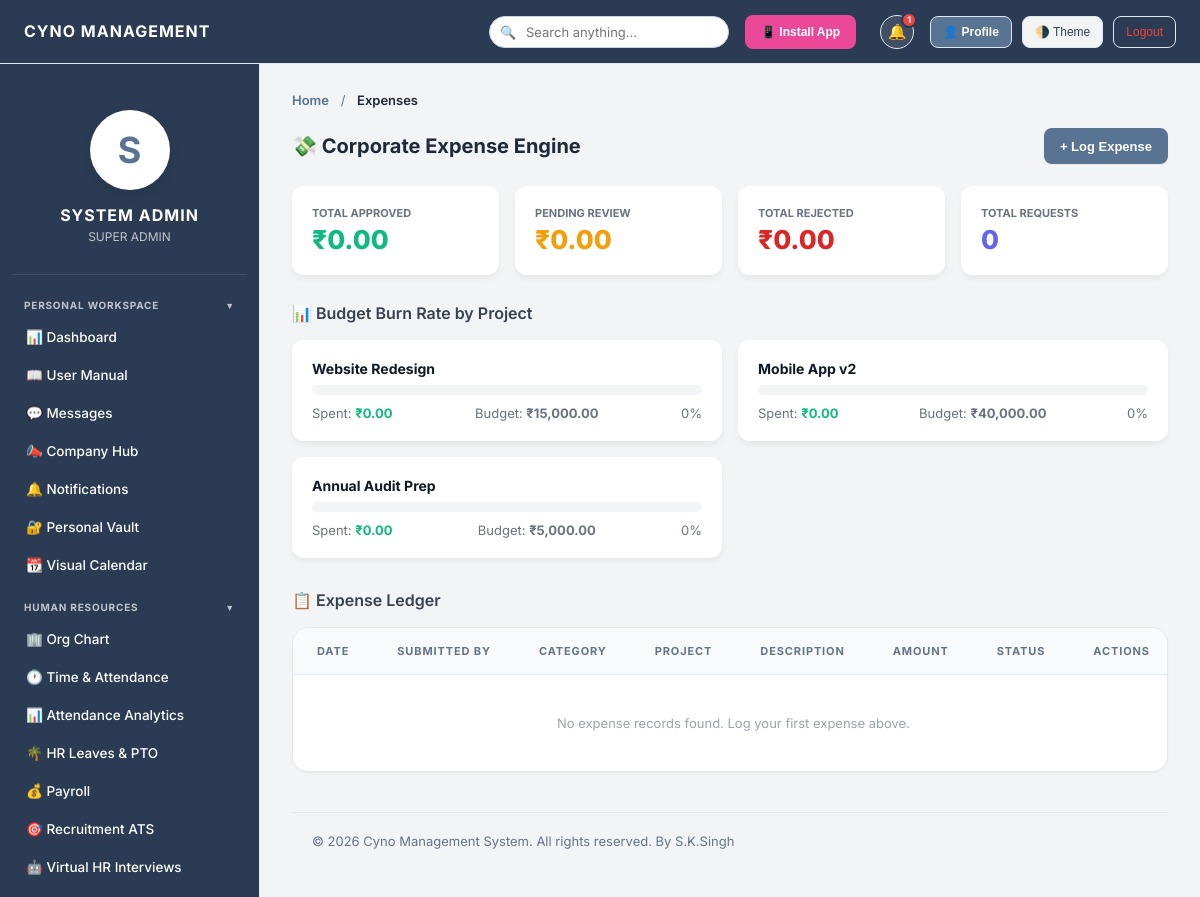
The page /expenses.php (signed in) on the database its author committed.
### tables this page shows
CREATE TABLE projects (
        id INTEGER PRIMARY KEY AUTOINCREMENT,
        name TEXT NOT NULL,
        client TEXT,
        budget REAL DEFAULT 0,
        deadline DATE,
        status TEXT DEFAULT 'Planning',
        created_by TEXT,
        created_at DATETIME DEFAULT CURRENT_TIMESTAMP
    , client_id TEXT DEFAULT NULL, branch_id TEXT DEFAULT 'Global HQ', ai_forecast TEXT DEFAULT NULL);

### includes/db.php (called while the page is built, shortened)
<?php
function getEnvVar($key) {
    return getenv($key) ?: ($_SERVER[$key] ?? $_ENV[$key] ?? '');
}
$db_url = getEnvVar('DATABASE_URL');
$db_host = getEnvVar('DB_HOST');
$use_mysql = false;
$mysql_dsn = '';
$mysql_user = '';
$mysql_pass = '';
if (!empty($db_url) && str_starts_with($db_url, 'mysql://')) {
    if (preg_match('/^mysql:\/\/([^:]+):(.*)@([^:\/]+)(?::(\d+))?\/(.+)$/', $db_url, $matches)) {
        $mysql_user = urldecode($matches[1]);
        $mysql_pass = urldecode($matches[2]);
        $host       = urldecode($matches[3]);
        $port       = $matches[4] ?: 3306;
        $dbname     = urldecode($matches[5]);
    } else {
        $parsed = parse_url($db_url);
        $host = $parsed['host'] ?? '127.0.0.1';
        $port = $parsed['port'] ?? 3306;
        $dbname = ltrim($parsed['path'] ?? '', '/');
        $mysql_user = $parsed['user'] ?? '';
        $mysql_pass = $parsed['pass'] ?? '';
    }
    if (empty($mysql_pass)) {
        $mysql_pass = getEnvVar('DB_PASSWORD') ?: getEnvVar('DB_PASS') ?: getEnvVar('MYSQL_PASSWORD') ?: getEnvVar('MYSQL_ROOT_PASSWORD') ?: '';
    }
    if (empty($mysql_user)) {
        $mysql_user = getEnvVar('DB_USERNAME') ?: getEnvVar('DB_USER') ?: getEnvVar('MYSQL_USER') ?: 'root';
    }
    if (empty($dbname)) {
        $dbname = getEnvVar('DB_DATABASE') ?: getEnvVar('DB_NAME') ?: getEnvVar('MYSQL_DATABASE') ?: 'cms';
    }
    $mysql_dsn = "mysql:host={$host};port={$port};dbname={$dbname};charset=utf8mb4";
    $use_mysql = true;
} else {
    $db_file = __DIR__ . '/../database.sqlite';
}
try {
    if ($use_mysql) {
        $pdo = new PDO($mysql_dsn, $mysql_user, $mysql_pass);
        $pdo->setAttribute(PDO::ATTR_ERRMODE, PDO::ERRMODE_EXCEPTION);
    } else {
        $pdo = new PDO("sqlite:" . $db_file);
        $pdo->setAttribute(PDO::ATTR_ERRMODE, PDO::ERRMODE_EXCEPTION);
        $pdo->exec("PRAGMA foreign_keys = ON;");
    }
    $pdo->exec("CREATE TABLE IF NOT EXISTS settings (setting_key VARCHAR(255) PRIMARY KEY, setting_value TEXT)");
    $GLOBAL_SETTINGS = [];
    foreach($pdo->query("SELECT * FROM settings") as $r) {
        $GLOBAL_SETTINGS[$r['setting_key']] = $r['setting_value'];
    }
} catch (PDOException $e) {
    http_response_code(500);
    $padding = str_repeat(" ", 512);
    die("<div style='font-family:sans-serif;text-align:center;margin-top:100px;'><h2>⚠️ System Temporarily Unavailable</h2><p>Our database is currently undergoing maintenance or experiencing a connection issue. Please try again in a few minutes.</p></div>\n");
}
function hasPermission($pdo, $permission_key) {
    if (in_array($_SESSION['role'], ['Admin', 'Super Admin']) || $_SESSION['role'] === 'Super Admin') return true;
    return false;
}

### expenses.php (the view, shortened to what this page needs)
<?php
require_once 'includes/db.php';
require_once 'includes/header.php';
require_once 'includes/sidebar.php';
$isAdmin = hasPermission($pdo, 'approve_expenses') || (in_array($_SESSION['role'], ['Admin', 'Super Admin']));
if ($isAdmin) {
    $expenses = $pdo->query("
        SELECT e.*, p.name AS project_name, p.budget AS project_budget
        FROM expenses e
        LEFT JOIN projects p ON e.project_id = p.id
        ORDER BY e.created_at DESC
    ")->fetchAll(PDO::FETCH_ASSOC);
}
$burnSummary = $pdo->query("
    SELECT p.id, p.name, p.budget,
           COALESCE(SUM(CASE WHEN e.status='Approved' THEN e.amount ELSE 0 END), 0) AS approved_spend,
           COALESCE(SUM(CASE WHEN e.status='Pending'  THEN e.amount ELSE 0 END), 0) AS pending_spend,
           COUNT(e.id) AS total_requests
    FROM projects p
    LEFT JOIN expenses e ON e.project_id = p.id
    GROUP BY p.id
")->fetchAll(PDO::FETCH_ASSOC);
$totals = $pdo->query("
    SELECT
        COALESCE(SUM(CASE WHEN status='Approved' THEN amount ELSE 0 END), 0) AS total_approved,
        COALESCE(SUM(CASE WHEN status='Pending'  THEN amount ELSE 0 END), 0) AS total_pending,
        COALESCE(SUM(CASE WHEN status='Rejected' THEN amount ELSE 0 END), 0) AS total_rejected,
        COUNT(*) AS total_count
    FROM expenses
")->fetch(PDO::FETCH_ASSOC);
?>
<div class="content-section active">
    <div class="section-header">
        <h2>💸 Corporate Expense Engine</h2>
        <button class="add-button" onclick="openExpenseModal()">+ Log Expense</button>
    </div>
    <div style="display:grid; grid-template-columns:repeat(auto-fill, minmax(200px,1fr)); gap:16px; margin-bottom:28px;">
        <div style="background:white; border-radius:12px; padding:20px; box-shadow:0 4px 6px rgba(0,0,0,0.05); ">
            <div style="font-size:11px; color:#6b7280; text-transform:uppercase; font-weight:700;">Total Approved</div>
            <div style="font-size:26px; font-weight:800; color:#10b981; margin-top:4px;"><?= ($GLOBAL_SETTINGS['currency'] ?? '₹') ?><?= number_format($totals['total_approved'], 2) ?></div>
        </div>
        <div style="background:white; border-radius:12px; padding:20px; box-shadow:0 4px 6px rgba(0,0,0,0.05); ">
            <div style="font-size:11px; color:#6b7280; text-transform:uppercase; font-weight:700;">Pending Review</div>
            <div style="font-size:26px; font-weight:800; color:#f59e0b; margin-top:4px;"><?= ($GLOBAL_SETTINGS['currency'] ?? '₹') ?><?= number_format($totals['total_pending'], 2) ?></div>
        </div>
        <div style="background:white; border-radius:12px; padding:20px; box-shadow:0 4px 6px rgba(0,0,0,0.05); ">
            <div style="font-size:11px; color:#6b7280; text-transform:uppercase; font-weight:700;">Total Rejected</div>
            <div style="font-size:26px; font-weight:800; color:#dc2626; margin-top:4px;"><?= ($GLOBAL_SETTINGS['currency'] ?? '₹') ?><?= number_format($totals['total_rejected'], 2) ?></div>
        </div>
        <div style="background:white; border-radius:12px; padding:20px; box-shadow:0 4px 6px rgba(0,0,0,0.05); ">
            <div style="font-size:11px; color:#6b7280; text-transform:uppercase; font-weight:700;">Total Requests</div>
            <div style="font-size:26px; font-weight:800; color:#6366f1; margin-top:4px;"><?= $totals['total_count'] ?></div>
        </div>
    </div>
    <?php if (!empty($burnSummary)): ?>
    <h3 style="color:#374151; margin-bottom:16px; font-size:16px;">📊 Budget Burn Rate by Project</h3>
    <div style="display:grid; grid-template-columns:repeat(auto-fill, minmax(320px,1fr)); gap:16px; margin-bottom:32px;">
        <?php foreach($burnSummary as $b):
            $pct = $b['budget'] > 0 ? min(($b['approved_spend'] / $b['budget']) * 100, 100) : 0;
            $barColor = $pct >= 90 ? '#dc2626' : ($pct >= 70 ? '#f59e0b' : '#10b981');
        ?>
        <div style="background:white; border-radius:12px; padding:20px; box-shadow:0 4px 6px rgba(0,0,0,0.05); ">
            <div style="display:flex; justify-content:space-between; align-items:center; margin-bottom:8px;">
                <strong style="color:#111827; font-size:14px;"><?= htmlspecialchars($b['name']) ?></strong>
            </div>
            <div style="background:#f3f4f6; border-radius:99px; height:10px; margin-bottom:10px; overflow:hidden;">
            </div>
            <div style="display:flex; justify-content:space-between; font-size:13px; color:#6b7280;">
                <span>Spent: <strong style="color:<?= $barColor ?>;"><?= ($GLOBAL_SETTINGS['currency'] ?? '₹') ?><?= number_format($b['approved_spend'], 2) ?></strong></span>
                <span>Budget: <strong><?= ($GLOBAL_SETTINGS['currency'] ?? '₹') ?><?= number_format($b['budget'], 2) ?></strong></span>
                <span><?= round($pct, 1) ?>%</span>
            </div>
        </div>
        <?php endforeach; ?>
    </div>
    <?php endif; ?>
    <h3 style="color:#374151; margin-bottom:16px; font-size:16px;">📋 Expense Ledger</h3>
    <div class="data-table">
        <table>
            <thead>
                <tr>
                    <th>Date</th>
                    <th>Submitted By</th>
                    <th>Category</th>
                    <th>Project</th>
                    <th>Description</th>
                    <th>Amount</th>
                    <th>Status</th>
                    <?php if($isAdmin): ?><th>Actions</th><?php endif; ?>
                </tr>
            </thead>
            <tbody>
                <?php if(empty($expenses)): ?>
                <tr><td colspan="8" style="text-align:center; color:#9ca3af; padding:40px;">No expense records found. Log your first expense above.</td></tr>
                <?php endif; ?>
            </tbody>
        </table>
    </div>
</div>
<?php require_once 'includes/footer.php'; ?>

### assets/css/style.css (style rules this page uses)
:root { --bg-body: #f3f4f6; --bg-header: #2a3b53; --bg-sidebar: #2a3b53; --bg-main: #f3f4f6; --bg-card: #ffffff; --bg-hover: rgba(255, 255, 255, 0.1); --border-card: #e2e8f0; --text-heading: #1e293b; --text-body: #334155; --text-muted: #64748b; --input-bg: #ffffff; --input-border: #cbd5e1; --table-header: #f8fafc; --primary-color: #597393; --primary-hover: #475f7e; --primary-light: rgba(255, 255, 255, 0.15); --success: #10b981; --warning: #f59e0b; --danger: #ef4444; --modal-overlay: rgba(15,23,42,0.6); --shadow-xs: 0 1px 2px 0 rgba(0, 0, 0, 0.05); --shadow-sm: 0 4px 6px -1px rgba(0, 0, 0, 0.05), 0 2px 4px -2px rgba(0, 0, 0, 0.05); --shadow-soft: 0 10px 25px -5px rgba(0, 0, 0, 0.05), 0 8px 10px -6px rgba(0, 0, 0, 0.05); --radius-sm: 8px; --radius-md: 12px; --radius-lg: 16px; --sidebar-w: 260px; --header-h: 64px; }
*, *::before, *::after { margin:0; padding:0; box-sizing:border-box; }
html { font-size:14px; -webkit-font-smoothing:antialiased; }
body { font-family:'Inter',system-ui,sans-serif; background:var(--bg-body); color:var(--text-body); min-height:100vh; overflow:hidden; }
h1,h2,h3,h4,h5,h6 { font-weight:600; color:var(--text-heading); line-height:1.3; }
.content-section.active { display:block; }
.section-header, .header-action { display:flex; justify-content:space-between; align-items:center; margin-bottom:22px; }
.section-header h2, .header-action h2 { font-size:20px; font-weight:700; color:var(--text-heading); margin:0; }
.add-button, .btn-primary, .btn, button.submit, .submit { display:inline-flex; align-items:center; gap:6px; height:36px; padding:0 16px; background:var(--primary-color); color:#fff; border:none; border-radius:var(--radius-sm); font-size:13px; font-weight:600; cursor:pointer; transition:background .2s, transform .1s, box-shadow .2s; white-space:nowrap; box-shadow:var(--shadow-xs); }
.data-table { background:var(--bg-card); border:1px solid var(--border-card); border-radius:var(--radius-lg); overflow-x:auto; overflow-y:hidden; margin-bottom:24px; box-shadow:var(--shadow-xs); }
.data-table table { width:100%; border-collapse: separate; border-spacing: 0; min-width:800px; }
.data-table th { background:var(--table-header); padding:16px 24px; font-size:11px; font-weight:700; text-transform:uppercase; letter-spacing:.08em; color:var(--text-muted); border-bottom:1px solid var(--border-card); white-space:nowrap; }
.data-table td { padding:16px 24px; font-size:13px; color:var(--text-body); border-bottom:1px solid rgba(0,0,0,0.03); vertical-align:middle; }
.data-table tbody tr { transition:background .15s ease, transform .15s ease; border-radius: 8px; }
.data-table tbody tr:last-child td { border-bottom:none; }
.content-section.active { animation: fadeInUp .35s ease-out; }

### rows shown on the page
projects: name "Website Redesign", approved_spend "0.00", budget "15,000.00", pct "0"
projects: name "Mobile App v2", approved_spend "0.00", budget "40,000.00", pct "0"
projects: name "Annual Audit Prep", approved_spend "0.00", budget "5,000.00", pct "0"

### other values the page prints
$GLOBAL_SETTINGS['company_name'] "CYNO MANAGEMENT"
$_notifCount "1"
substr($_SESSION['name'],0,1) "S"
$_SESSION['name'] "SYSTEM ADMIN"
$_SESSION['role'] "SUPER ADMIN"
$pageTitle "Expenses"
$GLOBAL_SETTINGS['currency'] "₹"
$totals['total_approved'] "0.00"
$totals['total_pending'] "0.00"
$totals['total_rejected'] "0.00"
$totals['total_count'] "0"
